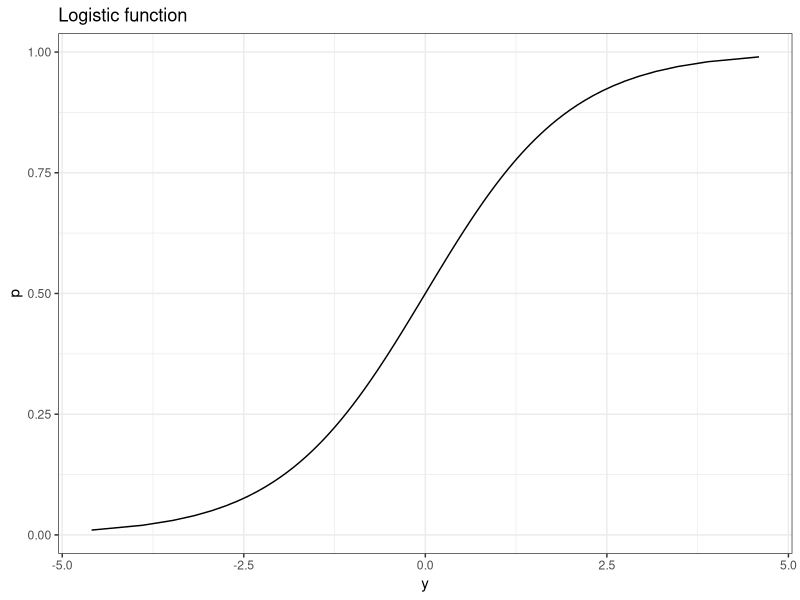
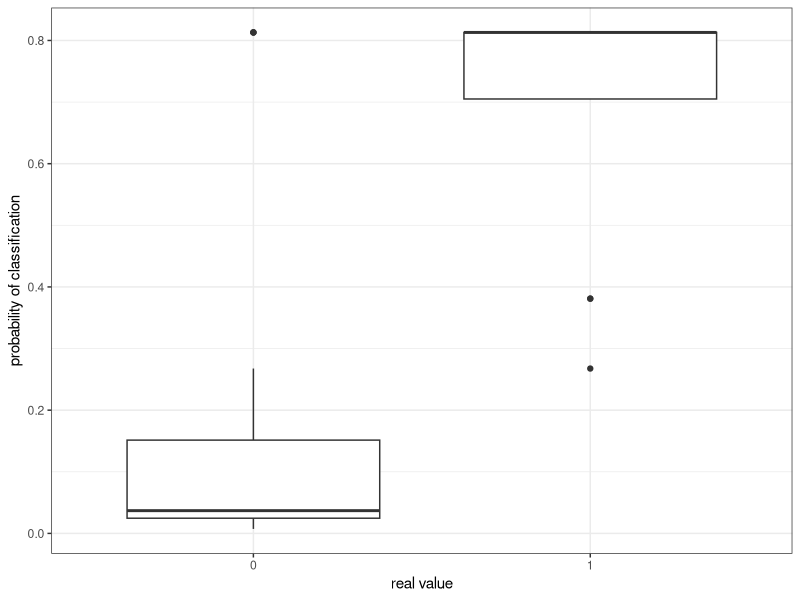
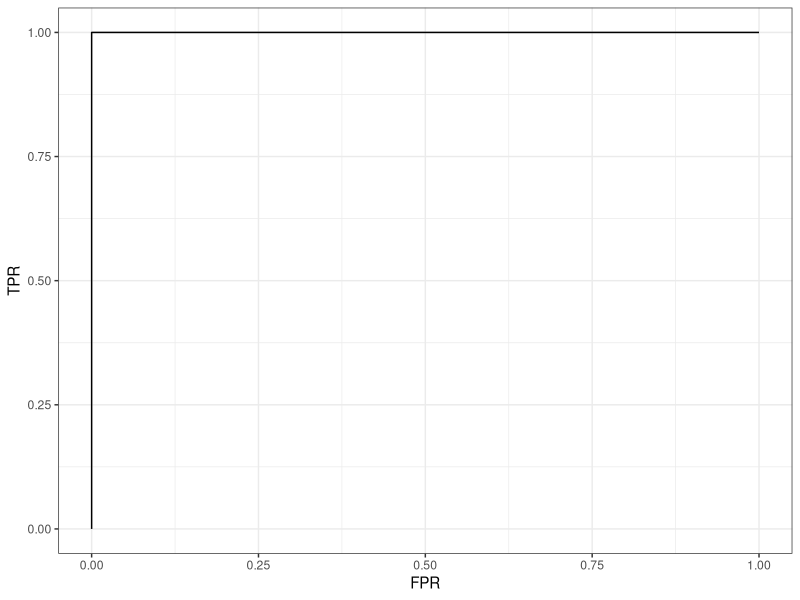
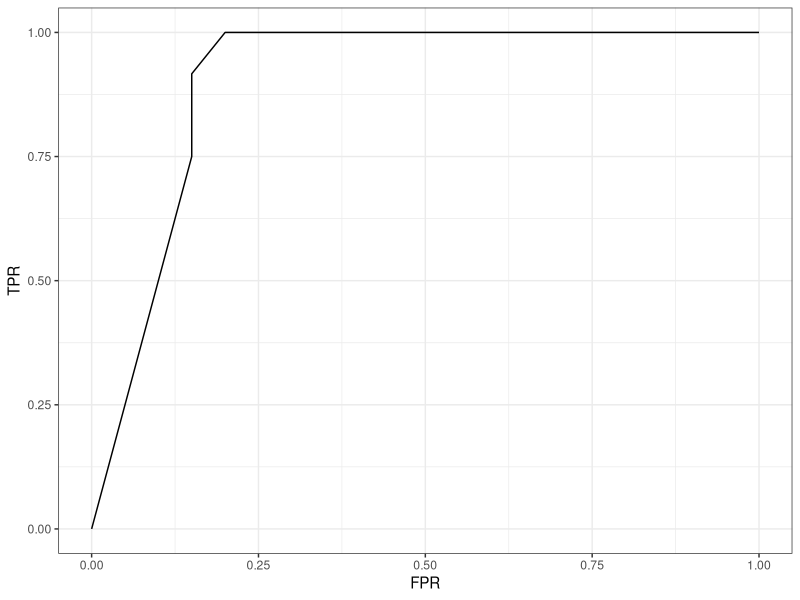
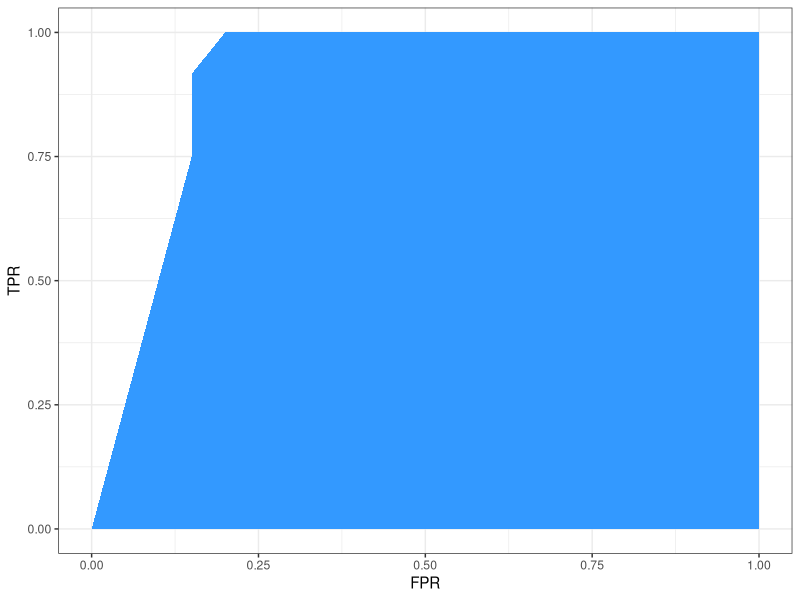

R code for these plots, in order:
## ---- chunk 1
knitr::opts_chunk$set(echo = TRUE)
## ---- chunk 2
library(tidyverse)
library(caret)
## ---- chunk 3
american <- c(0, 0 ,0 ,1 , 1 , 1, 1, 0, 0, 0, 0, 0, 0, 0, 1, 1, 1, 0, 0, 0, 0, 1, 1, 1, 1, 0, 0, 0, 1, 0, 0, 0)
names(american) <- row.names(mtcars)
american
## ---- chunk 4
mtcars <- mtcars  %>% mutate(american = as.factor(american))
## ---- chunk 5
p <- seq(0, 1, 0.01)
p <- p[2:(length(p)-1)]
y <- log(p/(1-p))

data.frame(y=y, p=p) %>% ggplot(aes(y,p)) + geom_line() + theme_bw() + labs(title = "Logistic function")
## ---- chunk 6
lr <- glm(american  ~ cyl + gear, data=mtcars, family = "binomial")
summary(lr)
## ---- chunk 7
prob_american <- predict(lr, mtcars, type="response")
## ---- chunk 8
data.frame(name=row.names(mtcars), real=as.factor(american), prob=prob_american) %>% 
  ggplot(aes(real, prob)) + 
  geom_boxplot() +
  theme_bw() +
  labs(x="real value", y="probability of classification")
## ---- chunk 9
pred_american <- as.factor(ifelse(prob_american > 0.5, 1, 0))
## ---- chunk 10
confusionMatrix(pred_american, mtcars$american)
## ---- chunk 11
data.frame(FPR=c(0,0,1), TPR=c(0,1,1)) %>% ggplot(aes(FPR, TPR)) + geom_path() +  theme_bw()
## ---- chunk 12
fpr_tpr <- function(real, prob, threshold){
  pred <- ifelse(prob > threshold, 1, 0)
  positives <- sum(real==1)
  negatives <- sum(real==0)
  true_positives <- sum(real==1 & pred==1)
  false_positives <- sum(real==0 & pred==1)
  fpr <- false_positives/negatives
  tpr <- true_positives/positives
  return(list(FPR=fpr, TPR=tpr))
}

table <- lapply(seq(0, 1, 0.1), function(x) fpr_tpr(american, prob_american, x))
roc <- data.frame(threshold=seq(0, 1, 0.1), FPR=sapply(table, function(x) x$FPR), TPR=sapply(table, function(x) x$TPR))
## ---- chunk 13
print(roc, digits = 3)
## ---- chunk 14
ggplot(roc, aes(FPR, TPR)) +
  geom_path() + 
  theme_bw()
## ---- chunk 15
ggplot(roc %>% add_row(threshold=-1, FPR=1, TPR=0), aes(FPR, TPR, fill=factor(1))) + 
  geom_polygon(show.legend = FALSE) + 
  scale_fill_manual(values = "#3399FF") + 
  theme_bw()
## ---- chunk 16
library(ROCR)
pred_ROCR <- ROCR::prediction(prob_american, mtcars$american)
performance(pred_ROCR, measure = "auc")@y.values[[1]]
